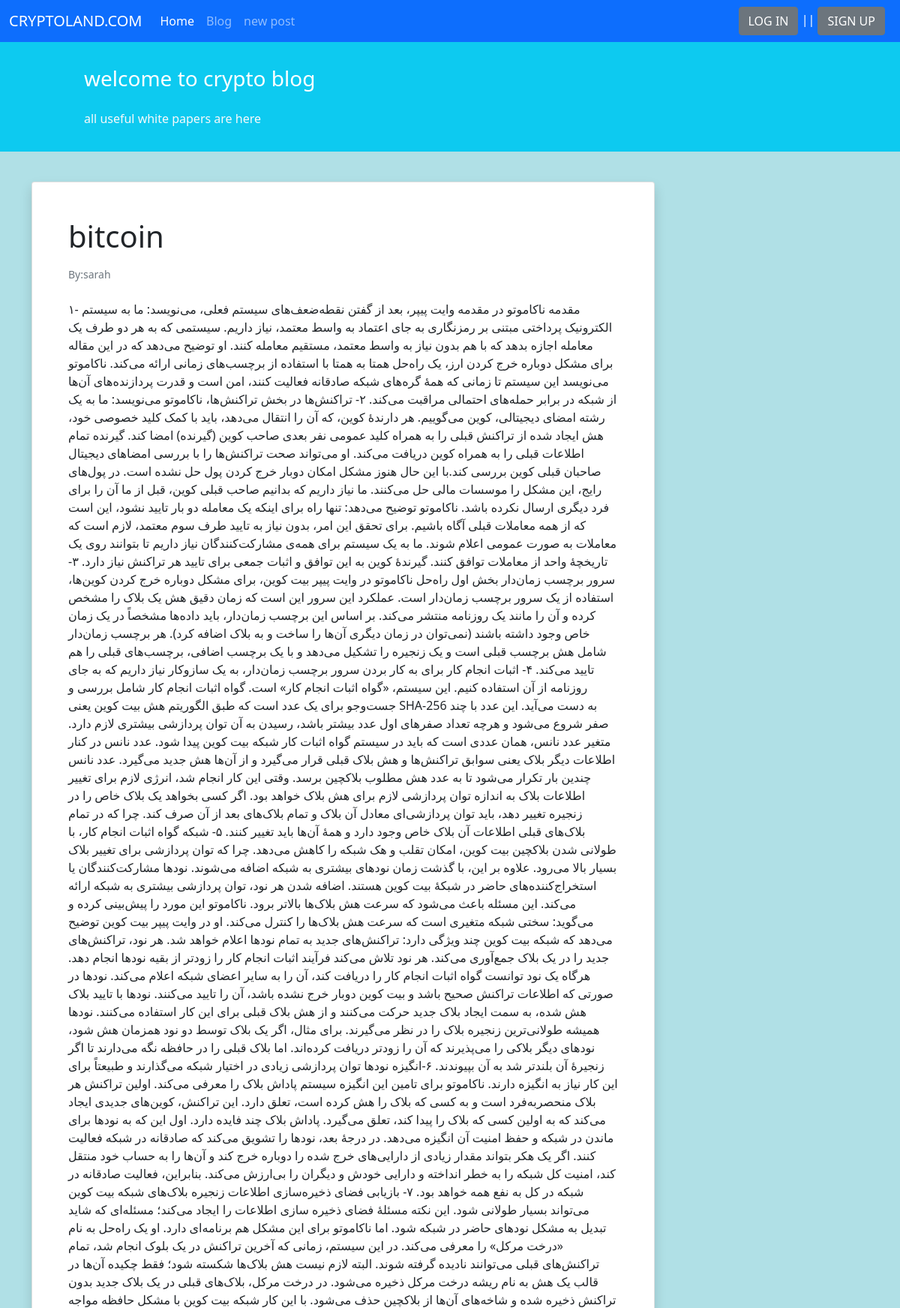
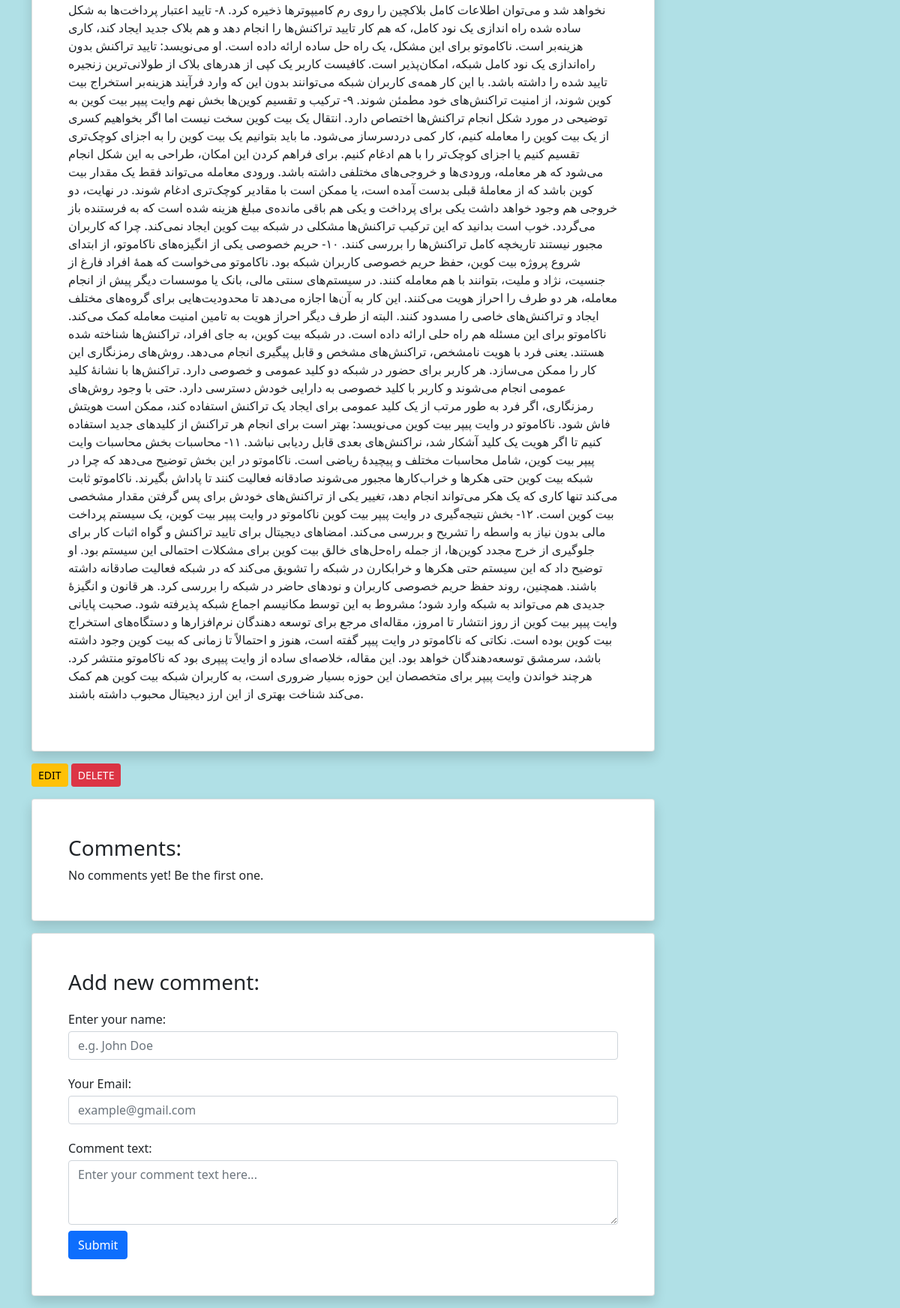
Page /7/ on the committed database (2 pictures, top to bottom).
### blog/models.py (models this page shows, shortened)
class PostBlog(models.Model):
    STATUS_CHOISES = (
        ('pub', 'published'),
        ('drf', 'draft'),
    )
    author = models.ForeignKey('auth.user', on_delete=models.CASCADE)
    title = models.CharField(max_length=100)
    text = models.TextField()
    date_created = models.DateTimeField(auto_now_add=True)
    date_modified = models.DateTimeField(auto_now=True)
    status = models.CharField(choices=STATUS_CHOISES, max_length=10)

### blog/views.py (the view)
# urls.py: path('<int:pk>/', views.PostIdDetail.as_view(), name='post_id'),
class PostIdDetail(generic.DetailView):
    model = PostBlog
    template_name = 'blog/postdetail.html'
    context_object_name = 'post'

### blog/templates/blog/postdetail.html
{% extends '_base.html' %}
{% block content %}
    <div class="container mt-4">
        <div class="row">
            <div class="col-9">
                <div class="card shadow my-3 p-5">
                    <h1>{{ post.title }}</h1>
                    <p class="small text-muted mt-2">By:{{ post.author }}</p>
                    <p class="mt-2">{{ post.text }}</p>
                </div>
                <div>
                    <a href="{% url 'edit_post' post.id %}" class="btn btn-sm btn-warning"> EDIT</a>
                    <a href="{% url 'post_delete' post.id %}" class="btn btn-sm btn-danger"> DELETE</a>
                </div>
                <div class="card shadow my-3 p-5">
                    <h3>Comments:</h3>
                    No comments yet! Be the first one.
                </div>
                <div class="card shadow my-3 p-5">
                    <h3>Add new comment:</h3>
                    <form method="POST">
                        <div class="form-group py-2">
                            <label class="py-1" for="author_name">Enter your name:</label>
                            <input type="text" class="form-control" placeholder="e.g. John Doe" name="author_name">
                        </div>
                        <div class="form-group py-2">
                            <label class="py-1" for="email">Your Email:</label>
                            <input type="email" class="form-control" placeholder="example@gmail.com" name="email">
                        </div>
                        <div class="form-group py-2">
                            <label class="py-1" for="comment_text">Comment text:</label>
                            <textarea class="form-control" name="text" rows="3"
                                      placeholder="Enter your comment text here..."></textarea>
                        </div>
                        <button type="submit" class="btn btn-primary">Submit</button>
                    </form>
                </div>
            </div>
            <div class="col-3">
            </div>
        </div>
    </div>
{% endblock content %}

### rows in the picture
PostBlog: title "bitcoin", author "sarah", text "۱- مقدمه ناکاموتو در مقدمه وایت پیپر، بعد از گفتن نقطه‌ضعف‌های سیستم فعلی، می‌نویسد: ما به سیستم الکترونیک پرداختی مبتنی بر رمزنگاری به جای اعتماد به واسط معتمد، نیاز داریم. سیستمی که به هر دو طرف یک معامله اجازه بدهد که با هم بدون نیاز به واسط معتمد، مستقیم معامله کنند. او توضیح می‌دهد که در این مقاله برای مشکل دوباره خرج کردن ارز، یک راه‌حل همتا به همتا با استفاده از برچسب‌های زمانی ارائه می‌کند. ناکاموتو می‌نویسد این سیستم تا زمانی که همۀ گره‌های شبکه صادقانه فعالیت کنند، امن است و قدرت پردازنده‌های آن‌ها از شبکه در برابر حمله‌های احتمالی مراقبت می‌کند. ۲- تراکنش‌ها در بخش تراکنش‌ها، ناکاموتو می‌نویسد: ما به یک رشته امضای دیجیتالی، کوین می‌گوییم. هر دارندۀ کوین، که آن را انتقال می‌دهد،…"
